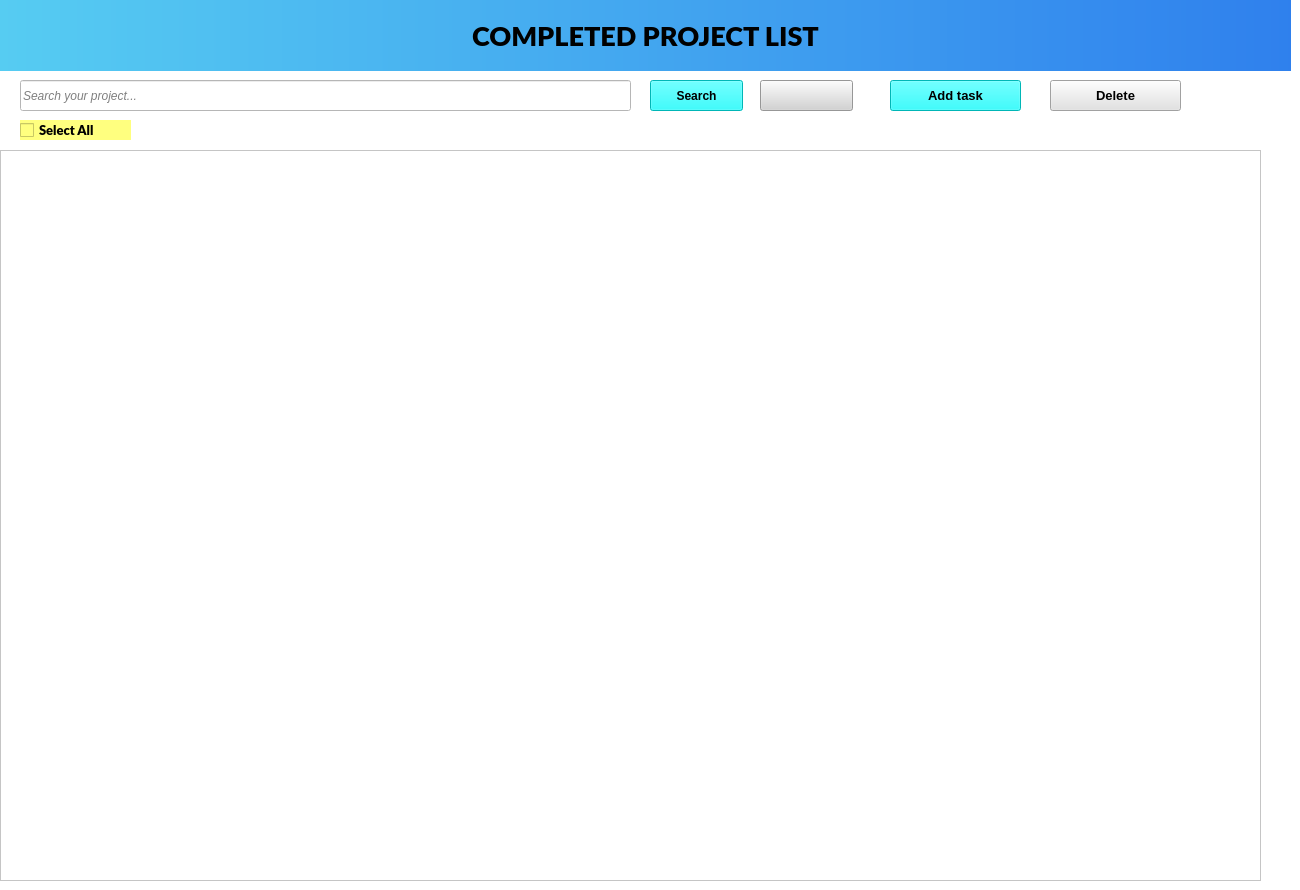
         <widget class="QWidget" name="tab_13">
          <property name="styleSheet">
           <string notr="true">background-color: rgb(255, 255, 255);</string>
          </property>
          <attribute name="title">
           <string>Completed</string>
          </attribute>
          <widget class="QLineEdit" name="lineEditSearchCompleted">
           <property name="geometry">
            <rect>
             <x>20</x>
             <y>80</y>
             <width>611</width>
             <height>31</height>
            </rect>
           </property>
           <property name="font">
            <font>
             <italic>true</italic>
            </font>
           </property>
           <property name="styleSheet">
            <string notr="true">background-color: rgb(255, 255, 255);</string>
           </property>
           <property name="placeholderText">
            <string>Search your project...</string>
           </property>
          </widget>
          <widget class="QPushButton" name="pushButtonCompletedReload">
           <property name="geometry">
            <rect>
             <x>760</x>
             <y>80</y>
             <width>93</width>
             <height>31</height>
            </rect>
           </property>
           <property name="styleSheet">
            <string notr="true">background-color: rgb(211, 211, 211);</string>
           </property>
           <property name="text">
            <string/>
           </property>
           <property name="icon">
            <iconset>
             <normaloff>../../Image/refresh_8208127.png</normaloff>../../Image/refresh_8208127.png</iconset>
           </property>
           <property name="iconSize">
            <size>
             <width>30</width>
             <height>30</height>
            </size>
           </property>
          </widget>
          <widget class="QPushButton" name="pushButtonCompletedDelete">
           <property name="geometry">
            <rect>
             <x>1050</x>
             <y>80</y>
             <width>131</width>
             <height>31</height>
            </rect>
           </property>
           <property name="font">
            <font>
             <pointsize>10</pointsize>
             <weight>75</weight>
             <bold>true</bold>
            </font>
           </property>
           <property name="styleSheet">
            <string notr="true">background-color: rgb(208, 208, 208);
background-color: rgb(226, 226, 226);</string>
           </property>
           <property name="text">
            <string>Delete</string>
           </property>
           <property name="icon">
            <iconset>
             <normaloff>../../Image/minus_10023881.png</normaloff>../../Image/minus_10023881.png</iconset>
           </property>
          </widget>
          <widget class="QPushButton" name="pushButtonCompletedAddTask">
           <property name="geometry">
            <rect>
             <x>890</x>
             <y>80</y>
             <width>131</width>
             <height>31</height>
            </rect>
           </property>
           <property name="font">
            <font>
             <pointsize>10</pointsize>
             <weight>75</weight>
             <bold>true</bold>
            </font>
           </property>
           <property name="styleSheet">
            <string notr="true">color: rgb(255, 255, 255);
color: rgb(0, 0, 0);
background-color: rgb(255, 0, 0);
background-color: rgb(0, 255, 255);</string>
           </property>
           <property name="text">
            <string>Add task</string>
           </property>
           <property name="icon">
            <iconset>
             <normaloff>../../Image/plus_10023858.png</normaloff>../../Image/plus_10023858.png</iconset>
           </property>
          </widget>
          <widget class="QTableWidget" name="tableWidgetCompleted">
           <property name="enabled">
            <bool>true</bool>
           </property>
           <property name="geometry">
            <rect>
             <x>0</x>
             <y>150</y>
             <width>1261</width>
             <height>731</height>
            </rect>
           </property>
           <property name="font">
            <font>
             <family>Lato Black</family>
             <weight>75</weight>
             <bold>true</bold>
            </font>
           </property>
           <property name="styleSheet">
            <string notr="true">background-color: rgb(255, 255, 255);</string>
           </property>
           <property name="editTriggers">
            <set>QAbstractItemView::NoEditTriggers</set>
           </property>
           <property name="dragDropOverwriteMode">
            <bool>true</bool>
           </property>
           <property name="columnCount">
            <number>0</number>
           </property>
          </widget>
          <widget class="QPushButton" name="pushButtonCompletedSearch">
           <property name="geometry">
            <rect>
             <x>650</x>
             <y>80</y>
             <width>93</width>
             <height>31</height>
            </rect>
           </property>
           <property name="font">
            <font>
             <weight>75</weight>
             <bold>true</bold>
            </font>
           </property>
           <property name="styleSheet">
            <string notr="true">color: rgb(255, 255, 255);
color: rgb(0, 0, 0);
background-color: rgb(255, 0, 0);
background-color: rgb(0, 255, 255);</string>
           </property>
           <property name="text">
            <string>Search</string>
           </property>
           <property name="icon">
            <iconset>
             <normaloff>../../Image/magnifying-glass_11461318.png</normaloff>../../Image/magnifying-glass_11461318.png</iconset>
           </property>
          </widget>
          <widget class="QLabel" name="ProjectListAll_5">
           <property name="geometry">
            <rect>
             <x>0</x>
             <y>0</y>
             <width>1291</width>
             <height>71</height>
            </rect>
           </property>
           <property name="font">
            <font>
             <family>Lato Black</family>
             <pointsize>20</pointsize>
             <weight>75</weight>
             <bold>true</bold>
            </font>
           </property>
           <property name="styleSheet">
            <string notr="true">background: qlineargradient(spread:pad, x1:0, y1:0, x2:1, y2:0, stop:0 #56CCF2, stop:1 #2F80ED);
</string>
           </property>
           <property name="text">
            <string>COMPLETED PROJECT LIST</string>
           </property>
           <property name="alignment">
            <set>Qt::AlignCenter</set>
           </property>
          </widget>
          <widget class="QCheckBox" name="checkBoxSelectAllCompleted">
           <property name="geometry">
            <rect>
             <x>20</x>
             <y>120</y>
             <width>111</width>
             <height>20</height>
            </rect>
           </property>
           <property name="font">
            <font>
             <family>Lato Black</family>
             <pointsize>10</pointsize>
             <weight>75</weight>
             <bold>true</bold>
            </font>
           </property>
           <property name="styleSheet">
            <string notr="true">background-color: rgb(255, 255, 127);</string>
           </property>
           <property name="text">
            <string>Select All</string>
           </property>
          </widget>
          <widget class="QLabel" name="label_18">
           <property name="geometry">
            <rect>
             <x>370</x>
             <y>10</y>
             <width>55</width>
             <height>51</height>
            </rect>
           </property>
           <property name="styleSheet">
            <string notr="true">background-color: transparent;
</string>
           </property>
           <property name="text">
            <string/>
           </property>
           <property name="pixmap">
            <pixmap>../../Image/check_4049778.png</pixmap>
           </property>
           <property name="scaledContents">
            <bool>true</bool>
           </property>
          </widget>
         </widget>
